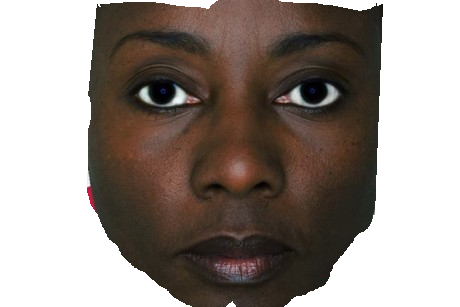
#> input picture training/america.png, 460 x 307 px; its folder holds 4 pictures in this run
$ python sample_analysis.py
#> lines starting #> are read from the running program, lines starting #| are printed output that depends on the picture
# http://web.stanford.edu/class/ee368/Project_03/Project/reports/ee368group02.pdf
# http://www.cs.columbia.edu/CAVE/databases/pubfig/
# Analyse Samples
from os import listdir
from collections import Counter
from PIL import Image, ImageDraw
import csv
def rgb_to_ycbcr(rgb):
	return (int(.299*rgb[0]+.587*rgb[1]+.114*rgb[2]),
			int(-.169*rgb[0]-.332*rgb[1]+.5*rgb[2]),
			int(.5*rgb[0]-.419*rgb[1]-.081*rgb[2]))

def pixel_list(img):
	w,h = v.size
	pix = v.load()
	return [pix[x,y] for x in range(w) for y in range(h) if pix[x,y][3]]

def ycbcr_data(pixels):
	return [rgb_to_ycbcr(p) for p in pixels]

def stripped_counter(count, strip=False, threshold=4):
	h = Counter(count)
	if strip:
		for k in list(h):
			if h[k] < threshold:
				del h[k]
	return h
faces = listdir("training/")
if 'Thumbs.db' in faces:
	faces.remove('Thumbs.db')
samples = {pic: Image.open("training/"+pic) for pic in faces}
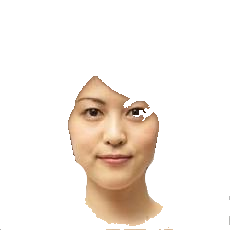
#> input picture training/asain.png, 230 x 230 px
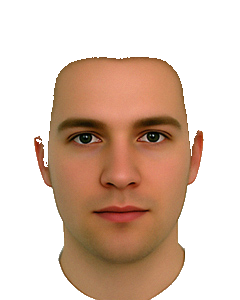
#> input picture training/average.png, 240 x 300 px
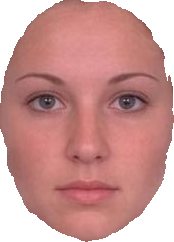
#> input picture training/avggirl.png, 174 x 242 px
#> samples = 4 items
if __name__ == '__main__':
	pixels = []
	for v in samples.values():
		pixels.extend(pixel_list(v))
#> this loop made 4 passes
#> (w in pixel_list, h in pixel_list) on passes 1 to 4: (460, 307), (230, 230), (240, 300), (174, 242)
#> after the loop, pixels = 153137 items
	colors = ycbcr_data(pixels)
#> colors = 153137 items
	histo = stripped_counter(colors,strip=True)
#> in stripped_counter, `h = Counter(count)`: h = 28850 items
#> the loop in stripped_counter, `for k in list(h):` made 28850 passes
#> k on passes 1 to 3: (231, -2, 0), (237, -2, 0), (240, -1, 0)
#> histo = 8261 items
	y_histo = Counter([c[0] for c in colors])
#> y_histo = 246 items
	cb_histo = Counter([c[1] for c in colors])
#> cb_histo = 65 items
	cr_histo = Counter([c[2] for c in colors])
#> cr_histo = 93 items
	cbcr_histo = Counter([(c[1],c[2]) for c in colors])
#> cbcr_histo = 1335 items
	# WRITE HISTO DATA TO CSV

	with open("cb_histo3.csv", 'w',newline='') as fp:
		a = csv.writer(fp, delimiter=',')
		a.writerows(cb_histo.most_common())
	with open("cr_histo3.csv", 'w',newline='') as fp:
		a = csv.writer(fp, delimiter=',')
		a.writerows(cr_histo.most_common())
	with open("cbcr_histo3.csv", 'w',newline='') as fp:
		a = csv.writer(fp, delimiter=',')
		a.writerows(cbcr_histo.most_common())

	# PLOT CBCR DATA
	plot = Image.new("RGB", (201,201), "white")
#> plot: PIL image 201x201 RGB; every value is 255
	points = plot.load()
	draw = ImageDraw.Draw(plot)
	for k,v in cbcr_histo.items():
		point = (101 + k[1],101 - k[0])
		m = max(cbcr_histo.values())*10//v
		if m >= 255: m = 250
		color = ((m),)*3
		try:
			points[point] = color
		except:
			pass
#> this loop made 1335 passes
#> (k, v, point, color) on passes 1 to 12: ((-2, 0), 2238, (101, 103), (18, 18, 18)), ((-1, 0), 466, (101, 102), (89, 89, 89)), ((0, -2), 128, (99, 101), (250, 250, 250)), ((1, 0), 256, (101, 100), (162, 162, 162)), ((0, 0), 668, (101, 101), (62, 62, 62)), ((0, 4), 19, (105, 101), (250, 250, 250)), ((0, 1), 49, (102, 101), (250, 250, 250)), ((-1, 7), 28, (108, 102), (250, 250, 250)), ((0, 17), 4, (118, 101), (250, 250, 250)), ((-2, 42), 1, (143, 103), (250, 250, 250)), ((-5, 64), 1, (165, 106), (250, 250, 250)), ((-6, 79), 1, (180, 107), (250, 250, 250))
	draw.line([(101,0),(101,201)], fill=(0,0,0))
	draw.line([(0,101),(201,101)], fill=(0,0,0))
